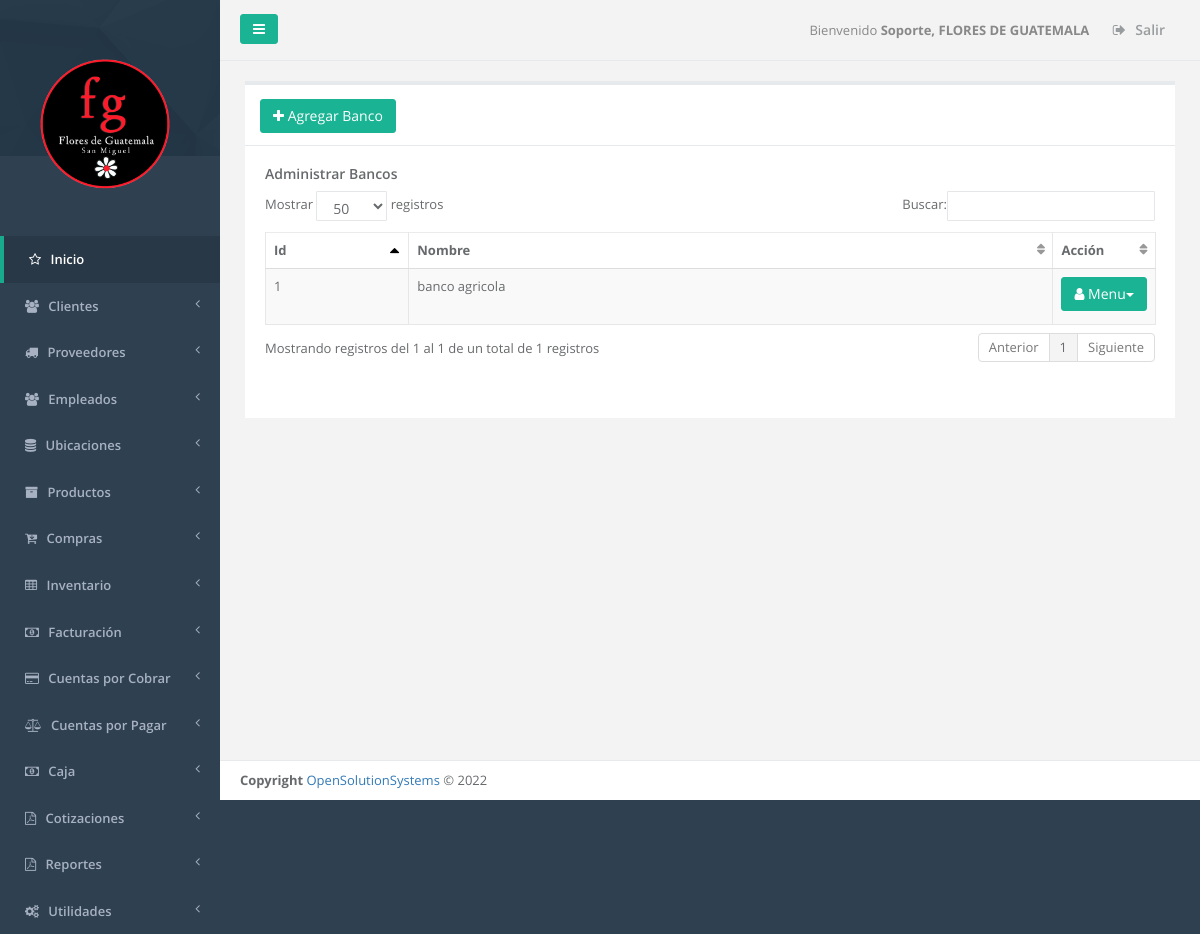
The page /admin_banco.php (signed in) on the database its author committed.
### tables this page shows
CREATE TABLE `sucursal` (
  `id_server` int(11) NOT NULL,
  `unique_id` text NOT NULL,
  `id_sucursal` int(11) NOT NULL,
  `descripcion` text NOT NULL,
  `direccion` varchar(255) NOT NULL,
  `telefono1` varchar(20) NOT NULL,
  `telefono2` varchar(20) NOT NULL,
  `casa_matriz` tinyint(1) NOT NULL,
  `iva` float NOT NULL,
  `monto_retencion1` float NOT NULL,
  `monto_retencion10` float NOT NULL,
  `monto_percepcion` float NOT NULL,
  `n_sucursal` int(11) NOT NULL,
  `vigencia_factura` int(11) NOT NULL,
  `vigencia_pedido` int(11) NOT NULL,
  `giro` varchar(100) NOT NULL,
  `nrc` varchar(100) NOT NULL,
  `nit` varchar(100) NOT NULL,
  `razon_social` varchar(150) NOT NULL,
  `logo` varchar(150) NOT NULL,
  `serie_cof` varchar(100) NOT NULL,
  `desde_cof` int(11) NOT NULL,
  `hasta_cof` int(11) NOT NULL,
  `serie_ccf` varchar(100) NOT NULL,
  `desde_ccf` int(11) NOT NULL,
  `hasta_ccf` int(11) NOT NULL,
  `ultima_act` date NOT NULL
);

CREATE TABLE `menu` (
  `id_server` int(11) NOT NULL,
  `unique_id` text NOT NULL,
  `id_menu` int(11) NOT NULL,
  `nombre` varchar(250) DEFAULT NULL,
  `prioridad` int(11) DEFAULT NULL,
  `icono` varchar(250) NOT NULL,
  `visible` tinyint(1) NOT NULL
);

CREATE TABLE `banco` (
  `id_server` int(11) NOT NULL,
  `unique_id` text NOT NULL,
  `id_sucursal` int(11) NOT NULL,
  `id_banco` int(1) NOT NULL,
  `nombre` varchar(100) DEFAULT NULL,
  `logo` varchar(250) DEFAULT NULL
);

### _conexion.php (called while the page is built, shortened)
<?php
$username = "root";
$password = "admin$";
$hostname = "localhost";
$dbname = "flores_guatemala";
$conexion = mysqli_connect("$hostname","$username","$password","$dbname");
function _query($sql_string){
  global $conexion;
  mysqli_set_charset($conexion,"utf8");
  $query=mysqli_query($conexion,$sql_string);
  return $query;
}
function _fetch_array($sql_string){
  $fetched = mysqli_fetch_array($sql_string,MYSQLI_ASSOC);
  return $fetched;
}
function _num_rows($sql_string){
  $rows = mysqli_num_rows($sql_string);
  return $rows;
}
function get_name_script($url){
  if ( strpos($url, '/') !== FALSE ){
    $nombre_archivo_tmp = explode('/', $url);
  }
  $nombre_archivo= array_pop($nombre_archivo_tmp );
  return  $nombre_archivo;
}
function permission_usr($id_user,$filename){
  $sql1="SELECT menu.id_menu, menu.nombre as nombremenu, menu.prioridad,
  modulo.id_modulo,  modulo.nombre as nombremodulo, modulo.descripcion, modulo.filename,
  usuario_modulo.id_usuario,usuario.admin as admin
  FROM menu, modulo, usuario_modulo, usuario
  WHERE usuario.id_usuario='$id_user'
  AND menu.id_menu=modulo.id_menu
  AND usuario.id_usuario=usuario_modulo.id_usuario
  AND usuario_modulo.id_modulo=modulo.id_modulo
  AND modulo.filename='$filename'
  ";
  $result1=_query($sql1);
  $count1=_num_rows($result1);
  if($count1 >0){
    $row1=_fetch_array($result1);
    $admin=$row1['admin'];
    $nombremodulo=$row1['nombremodulo'];
    $filename=$row1['filename'];
    $name_link=$filename;
  }
  else{
    $name_link='NOT';
  }
  return $name_link;
}
?>

### admin_banco.php (the view, shortened to what this page needs)
<?php
	$title =  'Administrar Bancos';
	$_PAGE = array ();
	$_PAGE ['links'] = null;
	$_PAGE ['links'] .= '<link href="css/bootstrap.min.css" rel="stylesheet">';
	$_PAGE ['links'] .= '<link href="font-awesome/css/font-awesome.css" rel="stylesheet">';
	$_PAGE ['links'] .= '<link href="css/plugins/iCheck/custom.css" rel="stylesheet">';
	$_PAGE ['links'] .= '<link href="css/plugins/chosen/chosen.css" rel="stylesheet">';
	$_PAGE ['links'] .= '<link href="css/plugins/toastr/toastr.min.css" rel="stylesheet">';
	$_PAGE ['links'] .= '<link href="css/plugins/jQueryUI/jquery-ui-1.10.4.custom.min.css" rel="stylesheet">';
	$_PAGE ['links'] .= '<link href="css/plugins/jqGrid/ui.jqgrid.css" rel="stylesheet">';
	$_PAGE ['links'] .= '<link href="css/plugins/dataTables/dataTables.bootstrap.css" rel="stylesheet">';
	$_PAGE ['links'] .= '<link href="css/plugins/dataTables/dataTables.responsive.css" rel="stylesheet">';
	$_PAGE ['links'] .= '<link href="css/plugins/dataTables/dataTables.tableTools.min.css" rel="stylesheet">';
	$_PAGE ['links'] .= '<link href="css/animate.css" rel="stylesheet">';
	$_PAGE ['links'] .= '<link href="css/style.css" rel="stylesheet">';
	include_once "header.php";
	include_once "main_menu.php";
 	$sql="SELECT * FROM banco ORDER BY nombre ASC";
	$result=_query($sql);
	$id_user=$_SESSION["id_usuario"];
	$admin=$_SESSION["admin"];
	$uri = $_SERVER['SCRIPT_NAME'];
	$filename=get_name_script($uri);
	$links=permission_usr($id_user,$filename);
?>
<div class="wrapper wrapper-content  animated fadeInRight">
	<div class="row" id="row1">
		<div class="col-lg-12">
			<div class="ibox float-e-margins">
				<?php
					if ($links!='NOT' || $admin=='1' ){
					echo"<div class='ibox-title'>";
					$filename='agregar_banco.php';
					$link=permission_usr($id_user,$filename);
					if ($link!='NOT' || $admin=='1' )
						echo "<a href='agregar_banco.php' class='btn btn-primary' role='button'><i class='fa fa-plus icon-large'></i> Agregar Banco</a>";
					echo "</div>";
				?>
				<div class="ibox-content">
					<header>
						<h4><?php echo  $title; ?></h4>
					</header>
					<section>
						<table class="table table-striped table-bordered table-hover "id="editable">
							<thead>
								<tr>
									<th class="col-lg-2">Id</th>
									<th class="col-lg-9">Nombre</th>
									<th class="col-lg-1">Acci&oacute;n</th>
								</tr>
							</thead>
							<tbody>
							<?php
			 					while($row=_fetch_array($result))
			 					{
			 						$id_banco = $row['id_banco'];
									$nombre=$row['nombre'];
									echo "<tr>";
									echo"<td>".$id_banco."</td>
										<td>".$nombre."</td>";
									echo"<td><div class=\"btn-group\">
										<a href=\"#\" data-toggle=\"dropdown\" class=\"btn btn-primary dropdown-toggle\"><i class=\"fa fa-user icon-white\"></i> Menu<span class=\"caret\"></span></a>
										<ul class=\"dropdown-menu dropdown-primary\">";
									echo "	</ul>
												</div>
												</td>
												</tr>";
									}
							?>
							</tbody>
						</table>
					</section>
               	</div>
			</div>
		</div>
	</div>
</div>
<?php
include("footer.php");
}
else {
	echo "<div></div><br><br><div class='alert alert-warning'>No tiene permiso para este modulo.</div>";
}

### main_menu.php (shortened to what this page needs)
<?php
  $id_sucursal = $_SESSION['id_sucursal'];
  $sql_sucursal = "SELECT * FROM sucursal WHERE id_sucursal = '$id_sucursal'";
  $query_sucursal = _query($sql_sucursal);
  $row_sucursal = _fetch_array($query_sucursal);
  $logo = $row_sucursal['logo'];
?>
<nav class="navbar-default navbar-static-side" role="navigation">
  <div class="sidebar-collapse">
    <ul class="nav" id="side-menu">
      <li class="nav-header">
        <div class="dropdown profile-element"> <span>
          <img alt="image" class="img-responsive" src="<?php echo $logo;  ?>" width="180px" style="margin-left: -3%;">
        </span>
      </div>
    </li>
    <?php
    $id_user=$_SESSION["id_usuario"];
    $admin=$_SESSION["admin"];
    $icono='fa fa-star-o';
    $sql_menus="SELECT id_menu, nombre, prioridad,icono FROM menu order by prioridad";
    $result=_query($sql_menus);
    $main_lnk='dashboard.php';
    if($admin=='1')
    {
      echo  "<li class='active'>";
      echo "<a href='dashboard.php'><i class='".$icono."'></i> <span class='nav-label'>Inicio</span></a>";
      echo  "</li>";
    }
    else
    {
      echo  "<li class='active'>";
      echo "<a href='dashboard.php'><i class='".$icono."'></i> <span class='nav-label'>Inicio</span></a>";
      echo  "</li>";
    }
    while($row=_fetch_array($result))
    {
      $menuname=$row['nombre'];
      $id_menu=$row['id_menu'];
      $icono=$row['icono'];
      if($admin=='1')
      {
        $sql_links="SELECT distinct menu.id_menu, menu.nombre as nombremenu, menu.prioridad,
        modulo.id_modulo, modulo.nombre as nombremodulo, modulo.descripcion, modulo.filename, usuario.admin
        FROM menu, modulo, usuario
        WHERE usuario.id_usuario='$id_user'
        AND usuario.admin='1'
        AND menu.id_menu='$id_menu'
        AND menu.id_menu=modulo.id_menu
        AND modulo.mostrarmenu='1'
        AND menu.visible=1
        ";
      }
      $result_modules=_query($sql_links);
      $numrow2=_num_rows($result_modules);
      if($numrow2>0)
      {
        echo "<li><a href='".$main_lnk."'><i class='".$icono."'></i></i> <span class='nav-label'>".$menuname."</span> <span class='fa arrow'></span></a>";
        echo" </li>";
      }
    }
  ?>
</div>
</nav>
<div id="page-wrapper" class="gray-bg">
  <div class="row border-bottom">
    <nav class="navbar navbar-static-top" role="navigation" style="margin-bottom: 0">
      <div class="navbar-header">
        <a class="navbar-minimalize minimalize-styl-2 btn btn-primary"><i class="fa fa-bars"></i> </a>
      </div>
      <?php
      $id_sucursal=$_SESSION["id_sucursal"];
      $qsucursal=_query("SELECT descripcion FROM sucursal WHERE id_sucursal='$id_sucursal'");
      $row_sucursal=_fetch_array($qsucursal);
      $sucursal=$row_sucursal["descripcion"];
      ?>
      <ul class="nav navbar-top-links navbar-right">
        <li>
          <span class="m-r-sm text-muted welcome-message">Bienvenido <b><?php echo $_SESSION["nombre"].", ".$sucursal ?> </b></span>
        </li>
        <li>
          <a href="logout.php">
            <i class="fa fa-sign-out"></i> Salir
          </a>
        </li>
      </ul>
    </nav>
  </div>

### rows shown on the page
sucursal: logo (picture), descripcion "FLORES DE GUATEMALA"
menu: nombre "Clientes"
menu: nombre "Proveedores"
menu: nombre "Empleados"
menu: nombre "Ubicaciones"
menu: nombre "Productos"
menu: nombre "Compras"
menu: nombre "Inventario"
menu: nombre "Facturación"
menu: nombre "Cuentas por Cobrar"
menu: nombre "Cuentas por Pagar"
menu: nombre "Caja"
menu: nombre "Cotizaciones"
menu: nombre "Reportes"
menu: nombre "Utilidades"
banco: id_banco "1", nombre "banco agricola"

### other values the page prints
$_SESSION["nombre"] "Soporte"
$title "Administrar Bancos"
